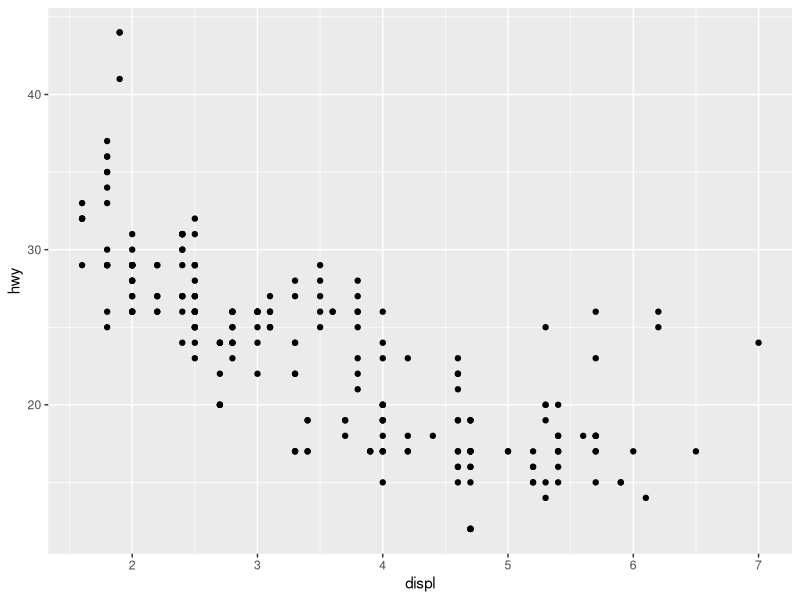
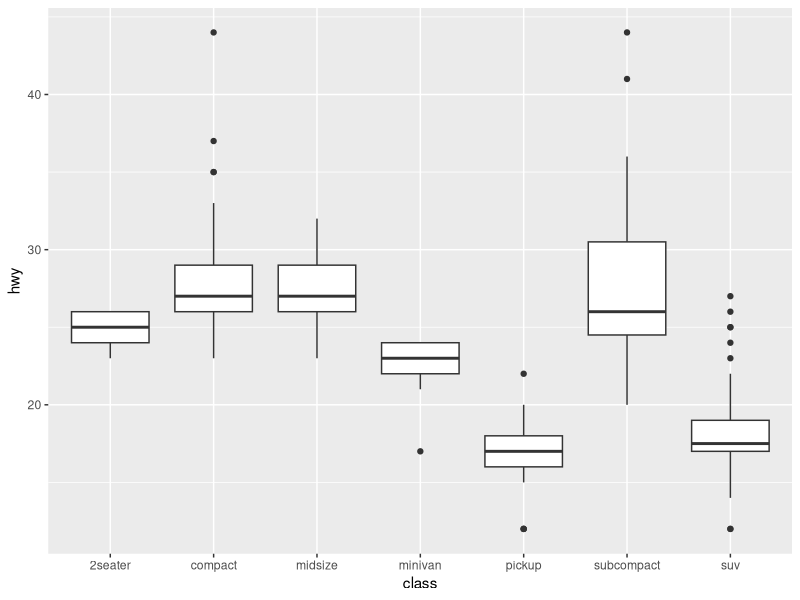
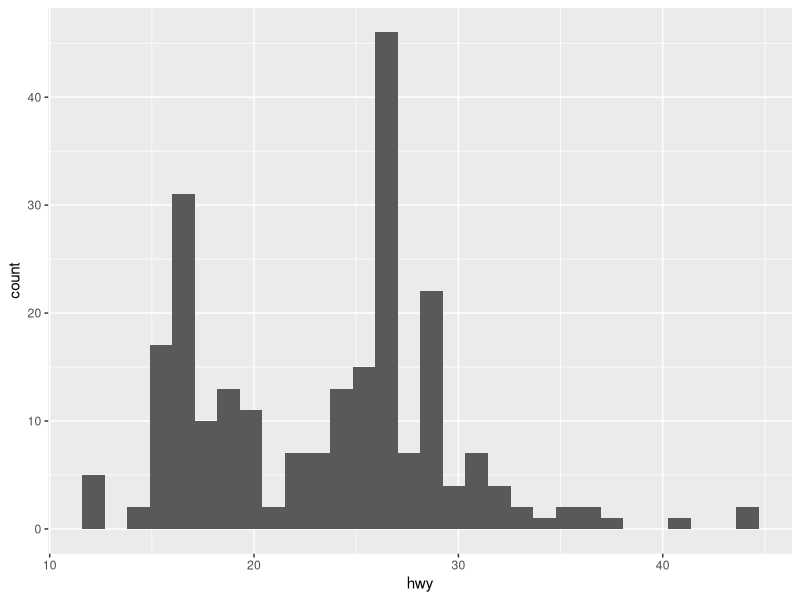
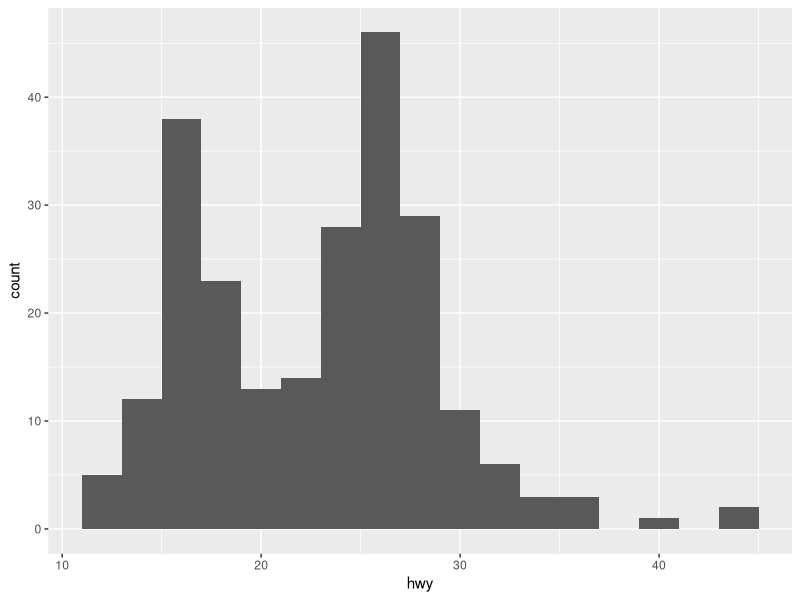
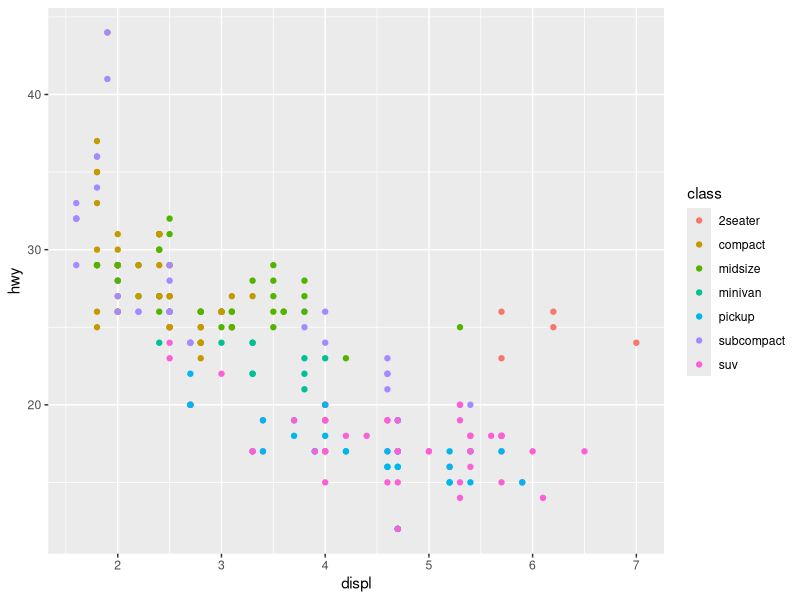
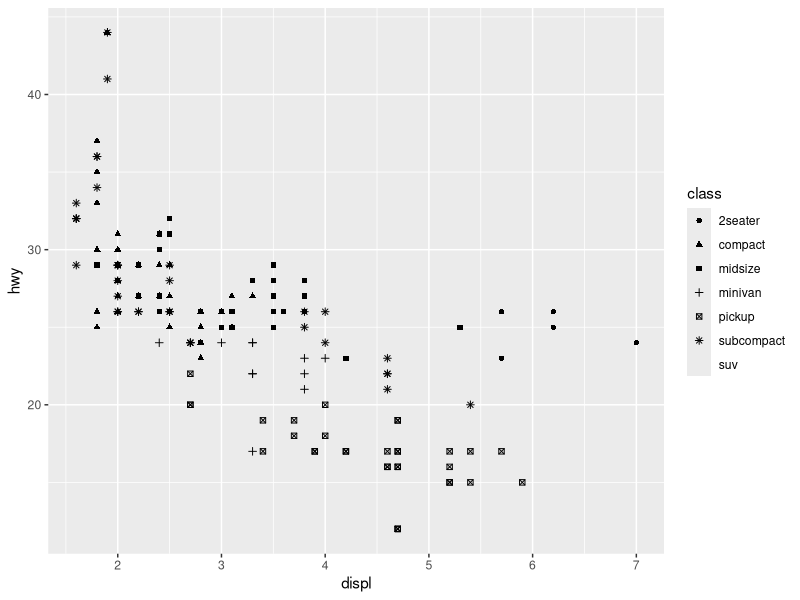
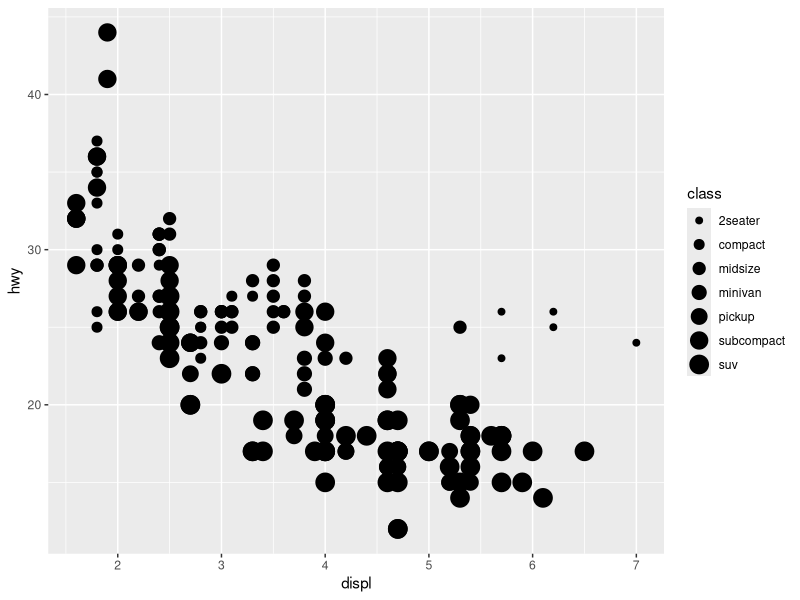
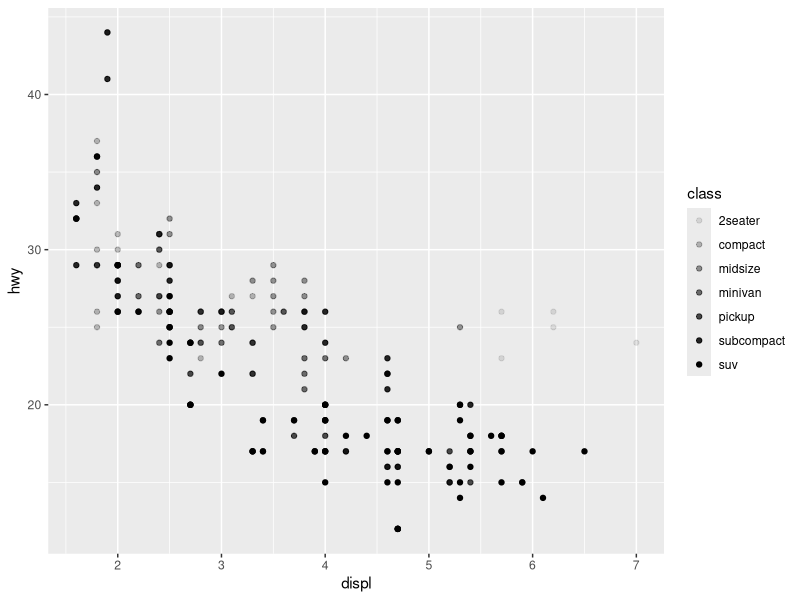

Write R code to recreate these figures, in order.
## ---- chunk 1
library(tidyverse)
## ---- chunk 2
data(mpg)
## ---- chunk 3
ggplot(data = mpg) + 
  geom_point(mapping = aes(x = displ, y = hwy))
## ---- chunk 4
ggplot(data = mpg) +
  geom_boxplot(mapping = aes(x = class, y = hwy))
## ---- chunk 5
ggplot(data = mpg) +
  geom_histogram(mapping = aes(x = hwy))
## ---- chunk 6
ggplot(data = mpg) +
  geom_histogram(mapping = aes(x = hwy), binwidth = 2)
## ---- chunk 7
c <- ggplot(data = mpg, mapping = aes(x = displ, y = hwy))

c + geom_point(mapping = aes(color = class))
c + geom_point(mapping = aes(shape = class))
c + geom_point(mapping = aes(size = class))
c + geom_point(mapping = aes(alpha = class))
## ---- chunk 8
# Makes a plot that the commands below will modify
q <- ggplot(mpg) + geom_point(aes(x = displ, y = hwy))

q + facet_grid(. ~ cyl)
q + facet_grid(drv ~ .)
q + facet_grid(drv ~ cyl)
q + facet_wrap(~ class)
## ---- chunk 9

## ---- chunk 10
ggplot(mpg) + 
  geom_point(aes(displ, hwy)) +
  geom_smooth(aes(displ, hwy))
